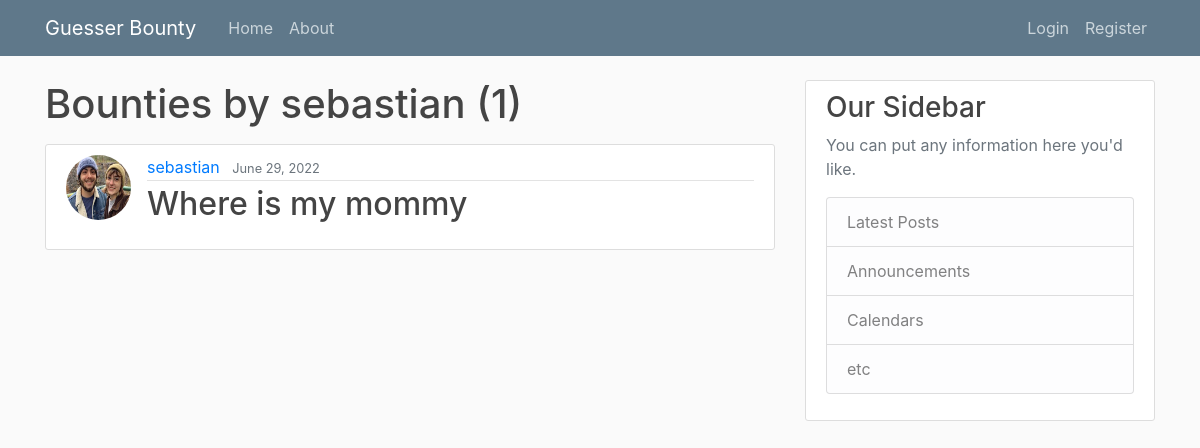
Before: /user/sebastian/ with the older database file.
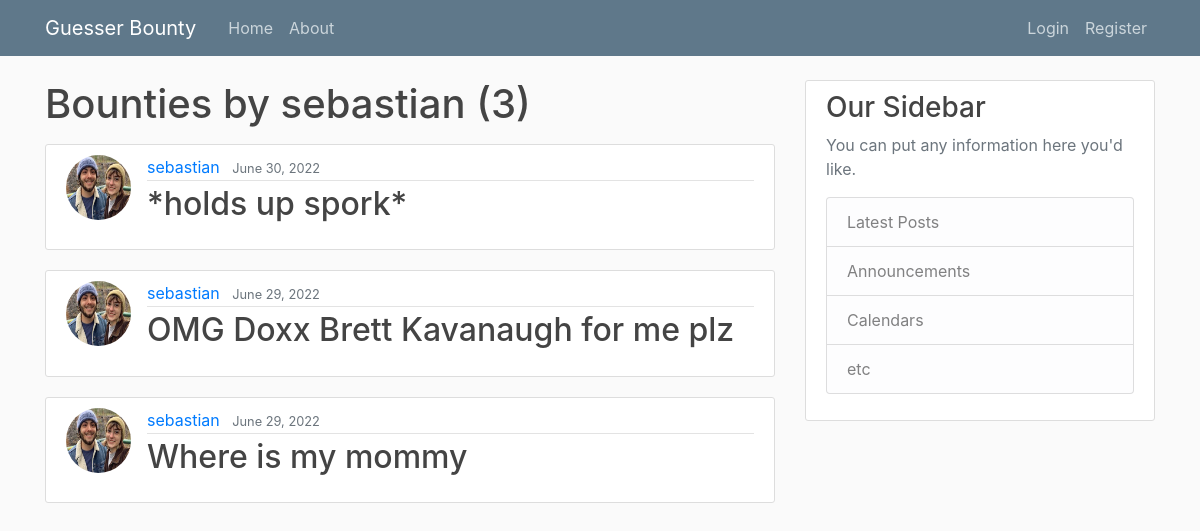
After: the same page with the newer database file.
### bounty/models.py (models this page shows, shortened)
class Bounty(models.Model):
    title = models.CharField(max_length=128)
    description = models.TextField()
    price = models.DecimalField(max_digits=20,decimal_places=10)
    num_accepted = models.IntegerField(default=0)
    num_submissions = models.IntegerField(default=0)
    date_posted = models.DateTimeField(default=timezone.now)
    is_completed = models.BooleanField(default=False)
    author = models.ForeignKey(User,on_delete=models.CASCADE)
    image = models.ImageField(default="default.jpg",upload_to="bounty_images")

### users/models.py (models this page shows, shortened)
class Profile(models.Model):
    user = models.OneToOneField(User, on_delete=models.CASCADE)
    image = models.ImageField(default="default.jpg",upload_to="profile_pics")

### bounty/views.py (the view)
# urls.py: path('user/<str:username>/', UserBountyListView.as_view(),name="user-bounties"),
class UserBountyListView(ListView):
    model = Bounty
    template_name = "bounty/user_bounties.html" # <app>/<model>_<viewtype>.html
    context_object_name = "bounties"
    paginate_by = 10
    def get_queryset(self):
        user = get_object_or_404(User,username=self.kwargs.get("username"))
        return Bounty.objects.filter(author=user).order_by("-date_posted")

### bounty/templates/bounty/user_bounties.html (shortened to what this page needs)
{% extends "bounty/base.html" %}
{% block content %}
    <h1 class="mb-3">Bounties by {{ view.kwargs.username }} ({{ page_obj.paginator.count }})</h1>
    {% for bounty in bounties %}
        <article class="media content-section">
            <img class="rounded-circle article-img" src="{{ bounty.author.profile.image.url }}" />
            <div class="media-body">
            <div class="article-metadata">
                <a class="mr-2" href="{% url 'user-bounties' bounty.author.username %}">{{ bounty.author }}</a>
                <small class="text-muted">{{ bounty.date_posted|date:"F d, Y" }}</small>
            </div>
            <h2><a class="article-title" href="{% url 'bounty-detail' bounty.id %}">{{ bounty.title }}</a></h2>
            </div>
        </article>
    {% endfor %}
{% endblock content %}

Changed rows visible on the page:
added Bounty: author.profile.image (picture), author "sebastian", date_posted "June 30, 2022", title "*holds up spork*"
added Bounty: author.profile.image (picture), author "sebastian", date_posted "June 29, 2022", title "OMG Doxx Brett Kavanaugh for me plz"
Other visible differences:
{{ page_obj.paginator.count }}: "1" → "3"
